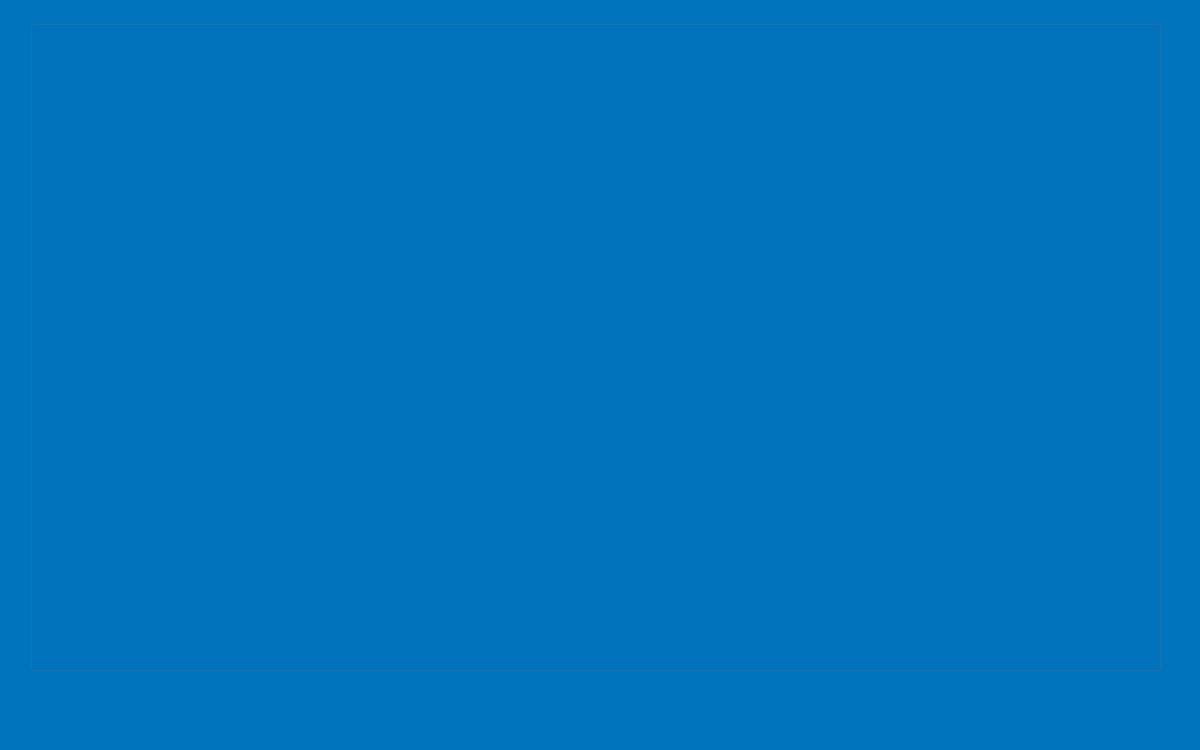
<?xml version="1.0" encoding="UTF-8"?>
<ui version="4.0">
 <class>Completion_information</class>
 <widget class="QMainWindow" name="Completion_information">
  <property name="geometry">
   <rect>
    <x>0</x>
    <y>0</y>
    <width>1200</width>
    <height>750</height>
   </rect>
  </property>
  <property name="windowTitle">
   <string>MainWindow</string>
  </property>
  <property name="styleSheet">
   <string notr="true">background-color: rgb(1, 116, 190);</string>
  </property>
  <widget class="QWidget" name="centralwidget">
   <widget class="QGroupBox" name="groupBox_Completion_information">
    <property name="geometry">
     <rect>
      <x>30</x>
      <y>20</y>
      <width>1131</width>
      <height>651</height>
     </rect>
    </property>
    <property name="title">
     <string/>
    </property>
   </widget>
  </widget>
  <widget class="QMenuBar" name="menubar">
   <property name="geometry">
    <rect>
     <x>0</x>
     <y>0</y>
     <width>1200</width>
     <height>25</height>
    </rect>
   </property>
  </widget>
  <widget class="QStatusBar" name="statusbar"/>
 </widget>
 <resources/>
 <connections/>
</ui>
